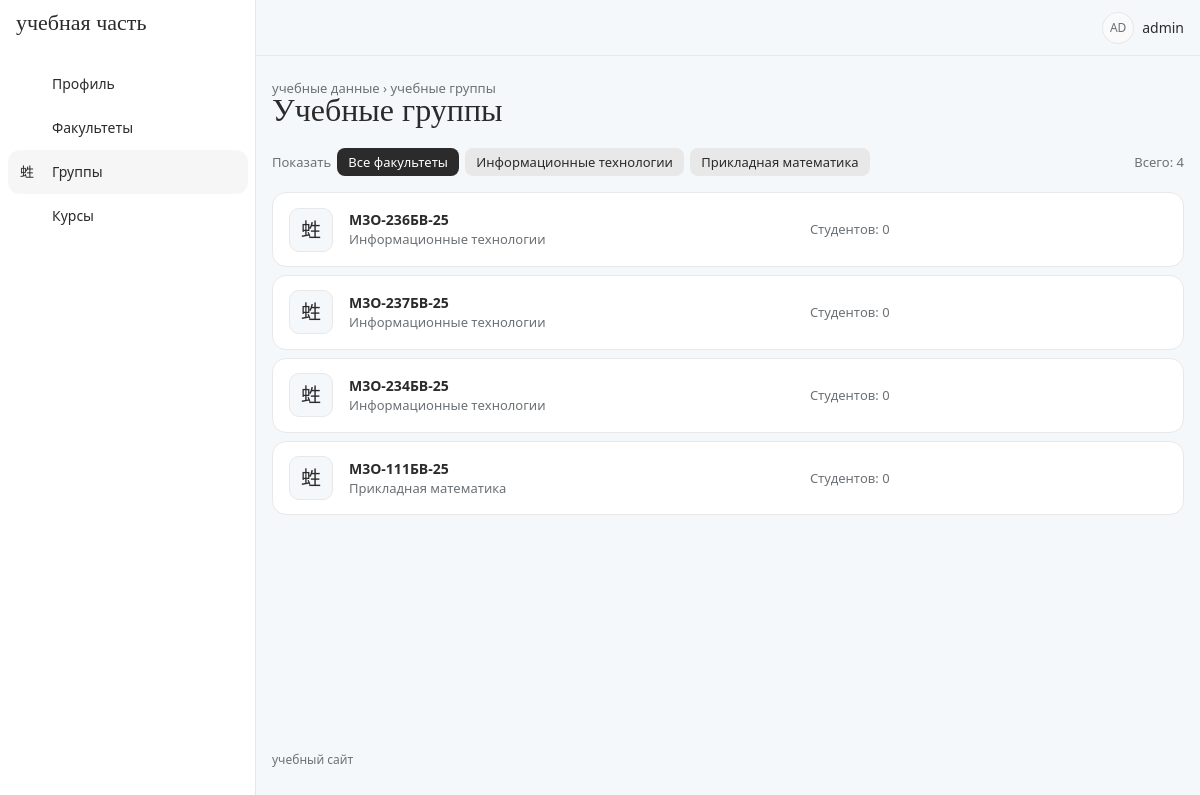
Screenshot of /groups/ (signed in) with the database file from the repository.
### accounts/models.py (models this page shows, shortened)
class Department(models.Model):
    name = models.CharField(max_length=200)

class AcademicGroup(models.Model):
    name = models.CharField(max_length=50)
    department = models.ForeignKey(
        Department,
        on_delete=models.CASCADE,
        related_name='groups')

### accounts/views.py (the view)
# urls.py: path('groups/', views.academic_group_list, name='academic_group_list'),
@login_required
def academic_group_list(request):
    groups = AcademicGroup.objects.select_related(
        'department'
    )
    department_id = request.GET.get('department', '')
    current_department = int(department_id) if department_id.isdigit() else None
    if current_department:
        groups = groups.filter(department_id=current_department)
    return render(
        request,
        'group_list.html',
        {
            'groups': groups,
            'departments': Department.objects.all(),
            'current_department': current_department,
            'is_methodist': is_methodist(
                request.user
            ),
        }
    )

### accounts/views.py (called while the page is built)
def is_methodist(user):
    return user.groups.filter(
        name='Методист'
    ).exists()

### templates/group_list.html (shortened to what this page needs)
{% extends 'base.html' %}
{% block pretitle %}<span class="crumbs"><a href="/profile/">учебные данные</a> › учебные группы</span>{% endblock %}
{% block page_title %}Учебные группы{% endblock %}
{% block content %}
<div class="filter-bar">
    <span class="text-secondary">Показать</span>
    <a href="?" class="filter-chip {% if not current_department %}active{% endif %}">Все факультеты</a>
    {% for department in departments %}
        <a href="?department={{ department.id }}" class="filter-chip {% if current_department == department.id %}active{% endif %}">{{ department.name }}</a>
    {% endfor %}
    <span class="filter-right text-secondary">Всего: {{ groups|length }}</span>
</div>
{% for group in groups %}
    <div class="list-row">
        <div class="list-row-icon"><i class="ti ti-users-group"></i></div>
        <div class="list-row-main">
            <div class="fw-bold">{{ group.name }}</div>
            <div class="list-row-sub">{{ group.department.name }}</div>
        </div>
        <div class="list-row-meta list-row-sub d-none d-md-block">
            Студентов: {{ group.students.count }}
        </div>
    </div>
{% endfor %}
{% endblock %}

### templates/base.html (shortened to what this page needs)
{% load static %}
<!DOCTYPE html>
<html lang="ru" data-bs-theme="light" data-bs-navbar-position="vertical">
<head>
    <link rel="stylesheet" href="{% static 'core/dist/css/tabler.min.css' %}">
    <link rel="stylesheet" href="{% static 'vendor/tabler-icons/tabler-icons.min.css' %}">
    <link rel="stylesheet" href="{% static 'css/theme.css' %}?=v3">
    <link rel="stylesheet" href="{% static 'css/style.css' %}?=v3">
</head>
<body>
<div class="page">
    <aside class="navbar navbar-vertical navbar-expand-lg">
        <div class="container-fluid">
            <a href="/profile/" class="navbar-brand text-reset">учебная часть</a>
            <div class="collapse navbar-collapse" id="sidebar-menu">
                <ul class="navbar-nav pt-lg-3">
                    <li class="nav-item {% if request.path == '/profile/' %}active{% endif %}">
                        <a class="nav-link" href="/profile/">
                            <span class="nav-link-icon"><i class="ti ti-user-circle"></i></span>
                            <span class="nav-link-title">Профиль</span>
                        </a>
                    </li>
                    <li class="nav-item {% if '/departments/' in request.path %}active{% endif %}">
                        <a class="nav-link" href="/departments/">
                            <span class="nav-link-icon"><i class="ti ti-building"></i></span>
                            <span class="nav-link-title">Факультеты</span>
                        </a>
                    </li>
                    <li class="nav-item {% if '/groups/' in request.path %}active{% endif %}">
                        <a class="nav-link" href="/groups/">
                            <span class="nav-link-icon"><i class="ti ti-users-group"></i></span>
                            <span class="nav-link-title">Группы</span>
                        </a>
                    </li>
                    <li class="nav-item {% if '/courses/' in request.path %}active{% endif %}">
                        <a class="nav-link" href="/courses/">
                            <span class="nav-link-icon"><i class="ti ti-book"></i></span>
                            <span class="nav-link-title">Курсы</span>
                        </a>
                    </li>
                </ul>
            </div>
        </div>
    </aside>
    <header class="navbar navbar-expand-md d-none d-lg-flex">
        <div class="container-xl">
            <div class="navbar-nav flex-row ms-auto align-items-center">
                <a href="?theme=dark" class="nav-link hide-theme-dark" title="Тёмная тема">
                    <i class="ti ti-moon fs-2 header-icon"></i>
                </a>
                {% if user.is_authenticated %}
                <div class="nav-item dropdown ms-3">
                    <a href="#" class="nav-link d-flex align-items-center gap-2 p-0" data-bs-toggle="dropdown">
                        <span class="avatar avatar-sm">{{ user.username|slice:":2"|upper }}</span>
                        <span>{{ user.username }}</span>
                    </a>
                </div>
                {% endif %}
            </div>
        </div>
    </header>
    <div class="page-wrapper">
        <div class="page-header">
            <div class="container-xl">
                <div class="row g-2 align-items-center">
                    <div class="col">
                        <div class="page-pretitle">{% block pretitle %}учебные данные{% endblock %}</div>
                        <h2 class="page-title">{% block page_title %}{% endblock %}</h2>
                    </div>
                </div>
            </div>
        </div>
        <div class="page-body">
            <div class="container-xl">
                {% block content %}{% endblock %}
            </div>
        </div>
        <footer class="footer footer-transparent">
            <div class="container-xl text-secondary">учебный сайт</div>
        </footer>
    </div>
</div>
</body>
</html>

### static/css/theme.css (style rules this page uses)
:root { --app-ice: #f5f8fa; --app-sky: #7eb5d6; --app-cloud: #e8e8e8; --app-charcoal: #2b2b2b; --app-ink: light-dark(#2b2b2b, #e8e8e8); --tblr-font-sans-serif: system-ui, 'Segoe UI', Roboto, Arial, sans-serif; --tblr-primary: #2b2b2b; --tblr-primary-rgb: 43, 43, 43; --tblr-body-bg: light-dark(#f5f8fa, #1f2225); --tblr-bg-surface: light-dark(#ffffff, #2b2b2b); --tblr-body-color: light-dark(#2b2b2b, #e8e8e8); --tblr-secondary: light-dark(#6b7176, #a7adb2); --tblr-border-color: light-dark(#e8e8e8, #3a3e42); --tblr-border-color-translucent: light-dark(#e8e8e8, #3a3e42); --tblr-border-radius: 12px; --tblr-border-radius-lg: 20px; }
h1, h2, h3, .page-title, .card-title, .empty-title, .navbar-brand { font-family: Georgia, 'Times New Roman', serif; font-weight: 500; }
.page-title { font-size: 2rem; }
.page-pretitle { text-transform: lowercase; letter-spacing: 0; font-size: .8125rem; }
.navbar-brand { font-size: 1.375rem; text-transform: lowercase; }
.navbar-vertical .nav-link { border-radius: 999px; }
.navbar-vertical .nav-item.active > .nav-link { background: color-mix(in srgb, var(--app-sky) 30%, transparent); }
.page > header.navbar { background: transparent; border-bottom: 0; }
.crumbs a { color: var(--tblr-secondary); }
.filter-bar { display: flex; flex-wrap: wrap; align-items: center; gap: .375rem; margin-bottom: 1rem; font-size: .8125rem; }
.filter-chip { padding: .3rem .7rem; border-radius: 8px; background: light-dark(var(--app-cloud), #3a3e42); color: var(--app-ink); }
.filter-chip.active { background: var(--app-ink); color: light-dark(#ffffff, var(--app-charcoal)); }
.filter-right { margin-left: auto; }
.list-row { display: flex; align-items: center; gap: 1rem; margin-bottom: .5rem; padding: .9rem 1rem; background: var(--tblr-bg-surface); border: 1px solid var(--tblr-border-color); border-radius: 14px; }
.list-row-icon { flex: none; width: 44px; height: 44px; display: grid; place-items: center; border-radius: 10px; background: var(--tblr-body-bg); border: 1px solid var(--tblr-border-color); font-size: 1.25rem; }
.list-row-main { flex: 1 1 40%; min-width: 0; }
.list-row-meta { flex: 1 1 30%; }
.list-row-sub { color: var(--tblr-secondary); font-size: .8125rem; }

### static/css/style.css (style rules this page uses)
.header-icon { color: var(--app-sky); }
.footer { font-size: .75rem; text-transform: lowercase; }

### rows the page displays
Department: name "Информационные технологии"
Department: name "Прикладная математика"
AcademicGroup: name "М3О-236БВ-25", department.name "Информационные технологии", students.count "0"
AcademicGroup: name "М3О-237БВ-25", department.name "Информационные технологии", students.count "0"
AcademicGroup: name "М3О-234БВ-25", department.name "Информационные технологии", students.count "0"
AcademicGroup: name "М3О-111БВ-25", department.name "Прикладная математика", students.count "0"

### other values shown
{{ user.username|slice:":2"|upper }} "AD"
{{ user.username }} "admin"
{{ groups|length }} "4"
